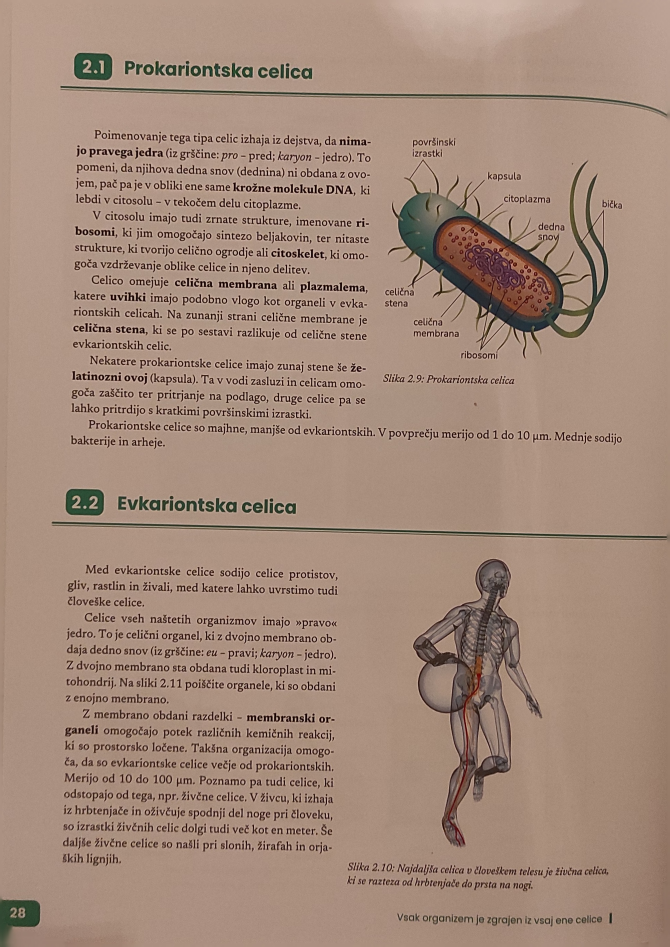
#> input picture source/InsightViewer/app/scripts/content_from_text/stran.jpg, 2008 x 2839 px (shown at 1/3 size); its folder holds only this picture in this run
$ python -i extract_pictures.py   (imports and definitions only)
#> lines starting #> are read from the running program, lines starting #| are printed output that depends on the picture; after the words box and inside, x2 and y2 are one past the last pixel; in counts of white or black regions, pixels touching at a corner belong together

import cv2
import numpy as np
import os
import zipfile

def iou(a, b):
    ax, ay, aw, ah = a
    bx, by, bw, bh = b
    x1 = max(ax, bx)
    y1 = max(ay, by)
    x2 = min(ax + aw, bx + bw)
    y2 = min(ay + ah, by + bh)
    inter = max(0, x2 - x1) * max(0, y2 - y1)
    union = aw * ah + bw * bh - inter
    return inter / union if union else 0

def crop_with_margin(img, x, y, w, h, m=10):
    H, W = img.shape[:2]
    x0 = max(0, x - m)
    y0 = max(0, y - m)
    x1 = min(W, x + w + m)
    y1 = min(H, y + h + m)
    return img[y0:y1, x0:x1]

def split_page(in_path, out_dir):
#> called with in_path = '../stran.jpg', out_dir = 'out.png'
    os.makedirs(out_dir, exist_ok=True)
    img = cv2.imread(in_path)
#> img is the input picture: shape (2839, 2008, 3); mean B, G, R 122.3, 137.9, 163.4
    if img is None:
        raise RuntimeError(f"Cannot read: {in_path}")

    gray = cv2.cvtColor(img, cv2.COLOR_BGR2GRAY)
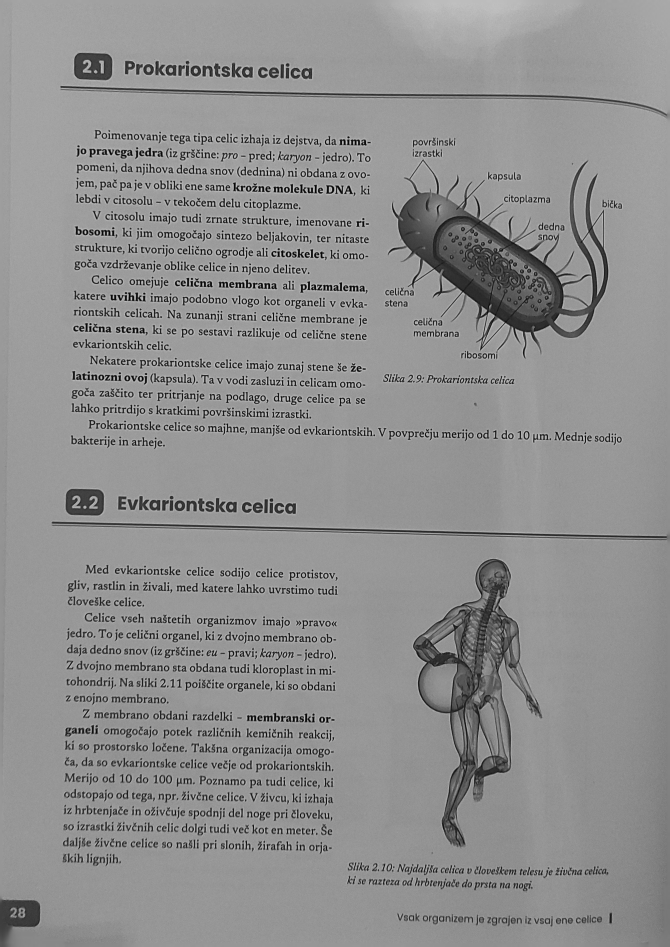
#> gray: shape (2839, 2008) (shown at 1/3 size); min 2, max 216, mean 143.8
    gray_blur = cv2.GaussianBlur(gray, (5, 5), 0)

    # 1) Find rectangles (photos) using edges
    edges = cv2.Canny(gray_blur, 30, 120)
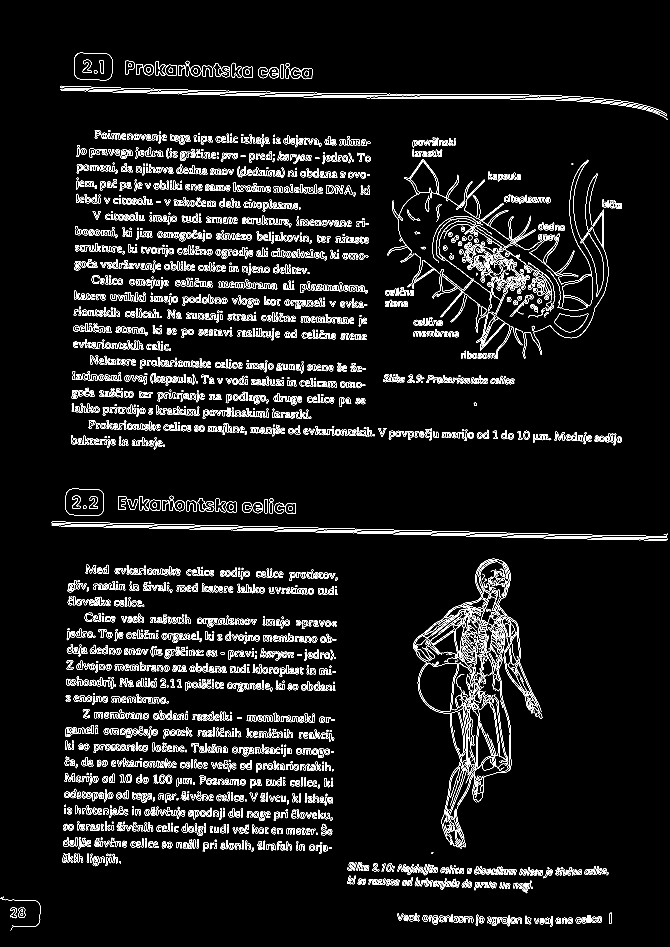
#> edges: shape (2839, 2008) (shown at 1/3 size); 4.2% white in thin lines or dots
    kernel = cv2.getStructuringElement(cv2.MORPH_RECT, (5, 5))
    edges_d = cv2.dilate(edges, kernel, iterations=2)
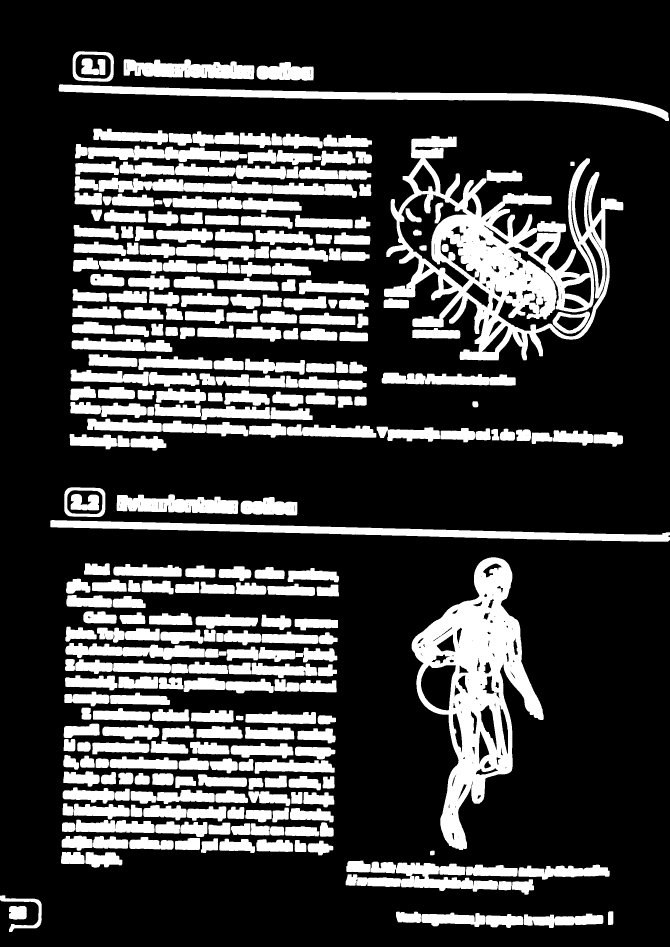
#> edges_d: shape (2839, 2008) (shown at 1/3 size); 23.9% white; 319 white regions
    contours, _ = cv2.findContours(edges_d, cv2.RETR_EXTERNAL, cv2.CHAIN_APPROX_SIMPLE)
#> contours = 310 contours; largest, box (x1, y1, x2, y2) and area: (1152, 408, 1870, 1081) 230334, (1235, 1672, 1631, 2550) 156465, (176, 253, 2007, 363) 38632, (151, 1560, 2008, 1625) 38074, (1037, 2585, 1494, 2675) 20595

    rects = []
    for c in contours:
        x, y, w, h = cv2.boundingRect(c)
        rect_area = w * h
        if rect_area < 80000 or w < 300 or h < 250:
            continue
        area = cv2.contourArea(c)
        fill = area / rect_area if rect_area else 0
        if fill > 0.12:
            rects.append((x, y, w, h, rect_area, fill))
#> this loop made 310 passes
#> (x, y, w, h, rect_area) on passes 1 to 3: (1458, 2742, 112, 42, 4704), (1572, 2741, 238, 43, 10234), (1264, 2738, 193, 43, 8299)
#> after the loop, rects = [(1235, 1672, 396, 878, 347688, 0.45), (1152, 408, 718, 673, 483214, 0.477)]

    # Remove duplicates (overlapping rectangles)
    rects_sorted = sorted(rects, key=lambda t: t[4], reverse=True)
#> rects_sorted = [(1152, 408, 718, 673, 483214, 0.477), (1235, 1672, 396, 878, 347688, 0.45)]
    kept = []
    for r in rects_sorted:
        box = r[:4]
        if all(iou(box, k[:4]) < 0.6 for k in kept):
            kept.append(r)
#> this loop made 2 passes
#> r on pass 2: (1235, 1672, 396, 878, 347688, 0.45)
#> after the loop, kept has the same summary as rects_sorted

    photos = [r for r in kept if r[1] < 1500 and r[2] > 450 and r[3] > 330]
#> photos = [(1152, 408, 718, 673, 483214, 0.477)]
    photos = sorted(photos, key=lambda t: (t[1], t[0]))

    # Top row (3) + mid row (2)
    if len(photos) >= 5:
        top_row = sorted(photos[:3], key=lambda t: t[0])
        mid_row = sorted(photos[3:5], key=lambda t: t[0])
        ordered = top_row + mid_row
    else:
        ordered = photos
#> ordered = [(1152, 408, 718, 673, 483214, 0.477)]

    out_files = []
    base_name = os.path.splitext(os.path.basename(in_path))[0]  # Get the base name of the input file
    for i, r in enumerate(ordered, start=1):
        x, y, w, h, _, _ = r
        crop = crop_with_margin(img, x, y, w, h, m=10)
        p = os.path.join(out_dir, f"{base_name}_slika{i}.jpg")
        cv2.imwrite(p, crop, [int(cv2.IMWRITE_JPEG_QUALITY), 95])
        out_files.append(p)
#> this loop made 1 pass
#> (i, r, x, y, w, h, H in crop_with_margin, W in crop_with_margin) on pass 1: (1, (1152, 408, 718, 673, 483214, 0.477), 1152, 408, 718, 673, 2839, 2008)
#> pass 1, in split_page, `crop = crop_with_margin(img, x, y, w, h, m=10)`:
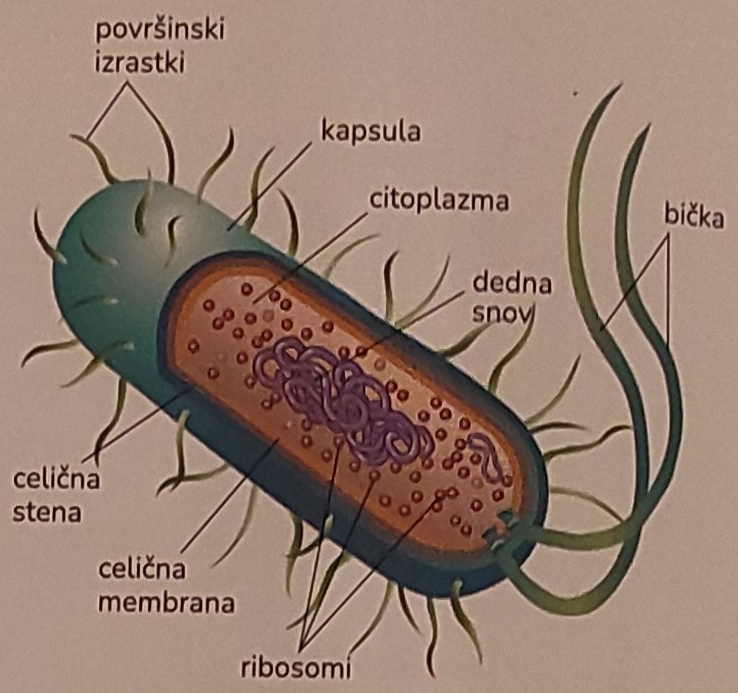
#> crop: shape (693, 738, 3); mean B, G, R 111.1, 125.7, 150.3
#> after the loop, out_files = ['out.png/stran_slika1.jpg']

    # 2) Find the bottom diagram (larger image)
    lab = cv2.cvtColor(img, cv2.COLOR_BGR2LAB).astype(np.int32)
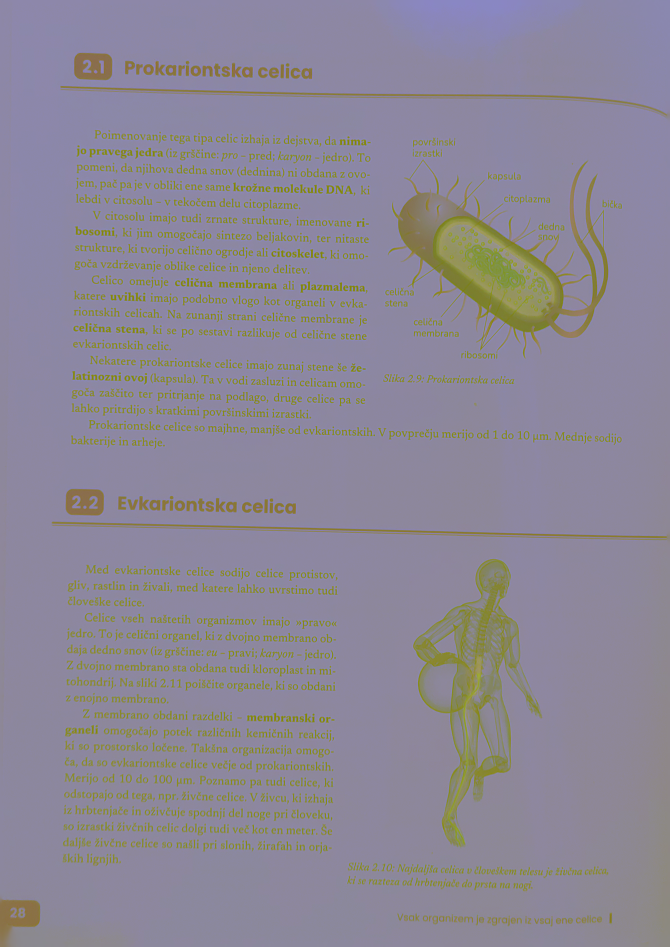
#> lab: shape (2839, 2008, 3) int32 (shown at 1/3 size); mean B, G, R 150.8, 135.1, 140.1
    bg = lab[10, 10]
#> bg = [167, 135, 141]
    diff = np.sqrt(((lab - bg) ** 2).sum(axis=2))

    H, W = gray.shape
#> H = 2839; W = 2008
    region_top = int(H * 0.59)  # Start slightly above the diagram
#> region_top = 1675
    region_bottom = H - 120  # Cut off the footer
#> region_bottom = 2719

    sub = (diff > 55).astype(np.uint8)[region_top:region_bottom, :]
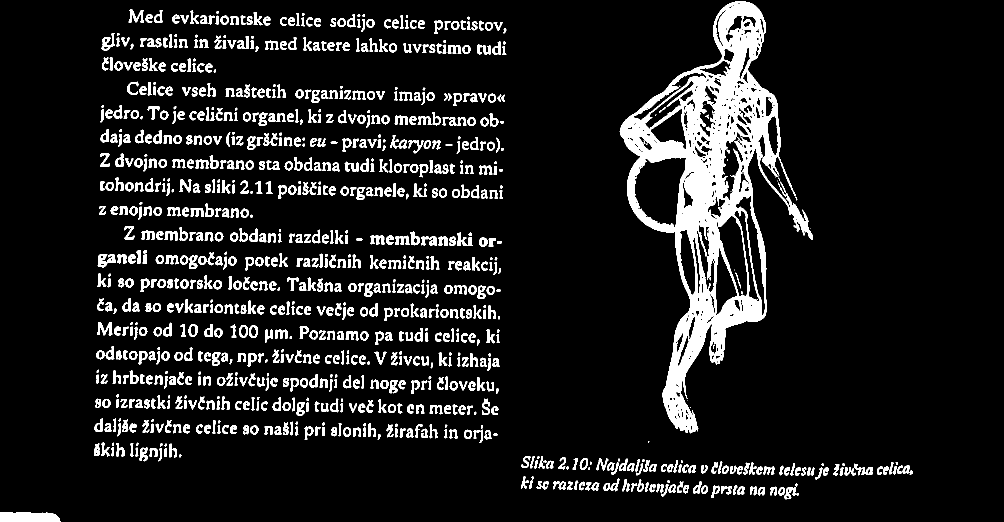
#> sub: shape (1044, 2008) (shown at 1/2 size); values 0 (black) and 1 (white), 10.3% white; 1016 white regions (38 under 20 px), largest, box (x1, y1, x2, y2) and area: (1239, 2, 1626, 867) 84936, (0, 1024, 121, 1044) 2154, (195, 508, 232, 535) 563
    row_sum = sub.sum(axis=1)
#> row_sum = 1044 values, max 567 at index 283, min 0 at index 0, mean 206.4
    rows = np.where(row_sum > 0.04 * W)[0]  # Threshold
#> rows = 843 values from 19 to 1043

    if len(rows) > 0:
        top = region_top + rows[0]
#> top = 1694
        bottom = region_top + rows[-1]
#> bottom = 2718

        col_sum = sub.sum(axis=0)
#> col_sum = 2008 values, max 552 at index 1431, min 0 at index 121, mean 107.3
        cols = np.where(col_sum > 0.02 * sub.shape[0])[0]
#> cols = 1262 values from 189 to 1782
        left = int(cols[0]) if len(cols) else 0
#> left = 189
        right = int(cols[-1]) if len(cols) else W - 1
#> right = 1782

        diagram = crop_with_margin(img, left, top, right - left, bottom - top, m=12)
#> call 2 of crop_with_margin, with x = 189, y = 1694, w = 1593, h = 1024, m = 12
#> in crop_with_margin (call 2), `x0 = max(0, x - m)`: x0 = 177
#> in crop_with_margin (call 2), `y0 = max(0, y - m)`: y0 = 1682
#> in crop_with_margin (call 2), `x1 = min(W, x + w + m)`: x1 = 1794
#> in crop_with_margin (call 2), `y1 = min(H, y + h + m)`: y1 = 2730
#> in crop_with_margin (call 2), `return img[y0:y1, x0:x1]`:
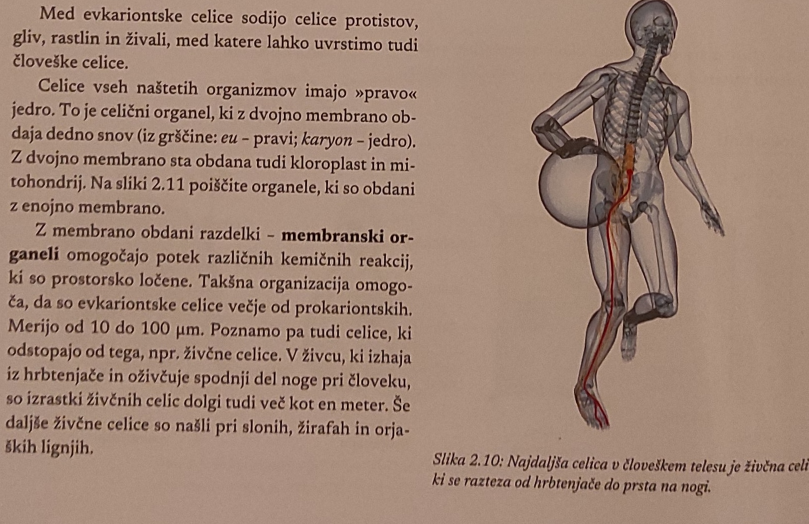
#> returned value: shape (1048, 1617, 3) (shown at 1/2 size); mean of channels 0, 1, 2 117.2, 132.5, 158.9; drawn as B, G, R
        p = os.path.join(out_dir, f"{base_name}_slika{len(out_files) + 1}.jpg")
        cv2.imwrite(p, diagram, [int(cv2.IMWRITE_JPEG_QUALITY), 95])
        out_files.append(p)

    # ZIP
    zip_path = os.path.join(out_dir, f"{base_name}.zip")
    with zipfile.ZipFile(zip_path, 'w', compression=zipfile.ZIP_DEFLATED) as z:
        for p in out_files:
            z.write(p, arcname=os.path.basename(p))
#> this loop made 1 pass

    return zip_path

def process_directory(input_dir, output_dir):
    os.makedirs(output_dir, exist_ok=True)
    images = [f for f in os.listdir(input_dir) if f.lower().endswith(('.jpg', '.jpeg', '.png'))]

    for image in images:
        in_path = os.path.join(input_dir, image)
        print(f"Processing: {in_path}")
        try:
            zip_path = split_page(in_path, output_dir)
            print(f"Created ZIP: {zip_path}")
        except Exception as e:
            print(f"Error processing {in_path}: {e}")

# [5 lines not run here, left out]

#> (the run stopped early here; a loop or call above may not have finished)
